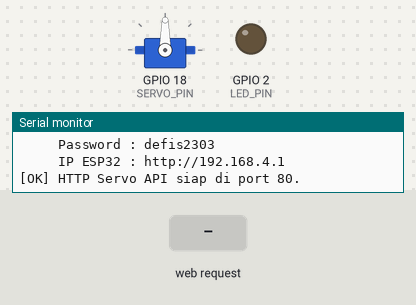
Simulated run of this sketch. Board: ESP32. Parts: servo, output pins drawn as LEDs (lit = HIGH), the last lines printed to the serial monitor. The inputs (shaded band) are chosen by the test bench. WiFi joins after 1.5 s; servers stay silent unless stated.

Above: at 4.9 s.
5.0 s: HTTP request GET /servo?cmd=DRY received
At 6.5 s:
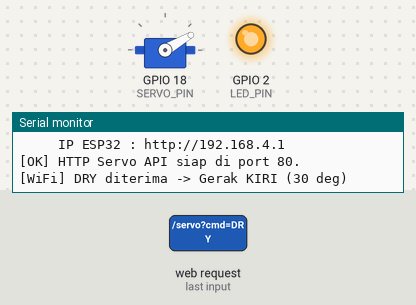
8.0 s: HTTP request GET /servo?cmd=WET received
10.2 s: HTTP request GET /servo?cmd=RESET received
At 10.37 s:
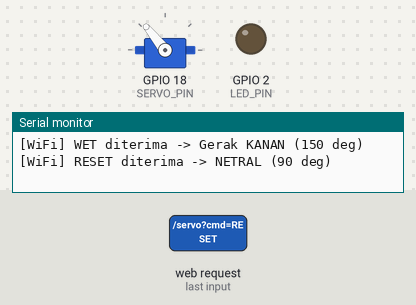
12.1 s: HTTP request GET /servo?cmd=WET received
At 13.1 s:
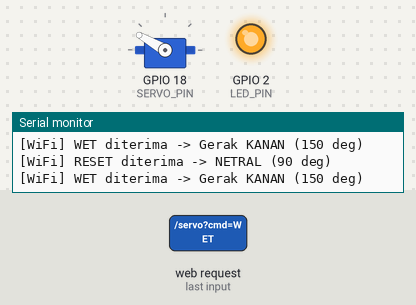
Timing chart, 0 to 15.0 s (numbered marks = the images above; inputs shaded):
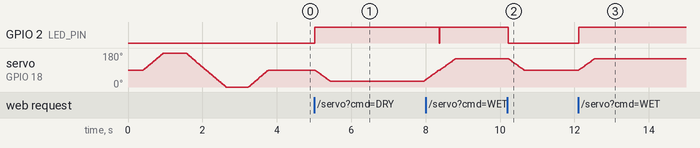

Measured:
- after the input at 5.0 s, GPIO 2 (LED_PIN): LOW → HIGH at once
- after the input at 10.2 s, GPIO 2 (LED_PIN): HIGH → LOW after 0.02 s instead of 1.5 s
- after the input at 12.1 s, GPIO 2 (LED_PIN): LOW → HIGH at once; servo on GPIO 18 (SERVO_PIN): moves from 90° to 150° over 0.41 s, starting at once

The sketch:

esp32_wifi_servo.ino
```cpp
/**
 * ============================================================================
 * Smart Trash Sorting System - ESP32 WiFi Servo Receiver (Plan A)
 * ============================================================================
 * Arsitektur:
 * - Browser (Laptop / HP) menjalankan AI Teachable Machine (3 kelas RGB 224x224)
 * - Browser mengirim perintah HTTP via WiFi:
 *     GET /servo?cmd=DRY   -> Servo Kiri  (30 deg), tahan 2.5s, kembali ke 90 deg
 *     GET /servo?cmd=WET   -> Servo Kanan (150 deg), tahan 2.5s, kembali ke 90 deg
 *     GET /servo?cmd=RESET -> Servo Netral (90 deg)
 *     GET /status          -> Cek status koneksi & sudut servo (JSON + CORS)
 *
 * Library Wajib: ESP32Servo (by Kevin Harrington)
 * Board        : ESP32 Dev Module (Partition default 4MB sudah cukup!)
 * ============================================================================
 */

#include <WiFi.h>
#include <WebServer.h>
#include <ESP32Servo.h>

// ============================================================================
// 1. KONFIGURASI WIFI
// ============================================================================
// Opsi A (Default): ESP32 membuat Hotspot sendiri (tinggal konek laptop/HP ke WiFi ini)
const char* AP_SSID     = "defis_esp";
const char* AP_PASSWORD = "defis2303";

// Opsi B (Opsional): Jika ingin ESP32 gabung ke WiFi rumah/hotspot HP, isi di bawah ini:
const char* STA_SSID     = "";
const char* STA_PASSWORD = "";

// ============================================================================
// 2. KONFIGURASI HARDWARE SERVO (GPIO 18)
// ============================================================================
const int SERVO_PIN = 18;
const int LED_PIN   = 2;

const int ANGLE_DRY   = 30;    // anorganic / Kiri
const int ANGLE_RESET = 90;    // background / Netral
const int ANGLE_WET   = 150;   // organic / Kanan

const unsigned long SORT_HOLD_MS = 2500;

Servo trashServo;
WebServer server(80);

int currentAngle = ANGLE_RESET;
bool isSortingActive = false;
unsigned long sortStartTime = 0;

void moveToAngleSmooth(int target, int stepDelayMs = 8) {
  if (target == currentAngle) return;
  int step = (target > currentAngle) ? 1 : -1;
  while (currentAngle != target) {
    currentAngle += step;
    trashServo.write(currentAngle);
    delay(stepDelayMs);
  }
}

void sendCorsHeaders() {
  server.sendHeader("Access-Control-Allow-Origin", "*");
  server.sendHeader("Access-Control-Allow-Methods", "GET, POST, OPTIONS");
  server.sendHeader("Access-Control-Allow-Headers", "Content-Type");
}

void handleOptions() {
  sendCorsHeaders();
  server.send(204);
}

void handleStatus() {
  sendCorsHeaders();
  String ip = (WiFi.status() == WL_CONNECTED) ? WiFi.localIP().toString() : WiFi.softAPIP().toString();
  String json = "{\"status\":\"ok\",\"angle\":" + String(currentAngle) + ",\"ip\":\"" + ip + "\"}";
  server.send(200, "application/json", json);
}

void handleServo() {
  sendCorsHeaders();
  String cmd = server.arg("cmd");
  cmd.toUpperCase();
  cmd.trim();

  if (cmd == "DRY") {
    server.send(200, "application/json", "{\"ok\":true,\"cmd\":\"DRY\",\"angle\":30}");
    delay(20);
    digitalWrite(LED_PIN, HIGH);
    Serial.println("[WiFi] DRY diterima -> Gerak KIRI (30 deg)");
    moveToAngleSmooth(ANGLE_DRY, 7);
    isSortingActive = true;
    sortStartTime = millis();
  } else if (cmd == "WET") {
    server.send(200, "application/json", "{\"ok\":true,\"cmd\":\"WET\",\"angle\":150}");
    delay(20);
    digitalWrite(LED_PIN, HIGH);
    Serial.println("[WiFi] WET diterima -> Gerak KANAN (150 deg)");
    moveToAngleSmooth(ANGLE_WET, 7);
    isSortingActive = true;
    sortStartTime = millis();
  } else if (cmd == "RESET") {
    server.send(200, "application/json", "{\"ok\":true,\"cmd\":\"RESET\",\"angle\":90}");
    delay(20);
    digitalWrite(LED_PIN, LOW);
    Serial.println("[WiFi] RESET diterima -> NETRAL (90 deg)");
    moveToAngleSmooth(ANGLE_RESET, 7);
    isSortingActive = false;
  } else {
    server.send(400, "application/json", "{\"ok\":false,\"error\":\"Gunakan cmd=DRY, WET, atau RESET\"}");
  }
}

void setup() {
  Serial.begin(115200);
  delay(400);
  pinMode(LED_PIN, OUTPUT);
  digitalWrite(LED_PIN, LOW);

  // 1. Inisialisasi Servo + Self-Test (180 -> 0 -> 90)
  ESP32PWM::allocateTimer(0);
  ESP32PWM::allocateTimer(1);
  ESP32PWM::allocateTimer(2);
  ESP32PWM::allocateTimer(3);
  trashServo.setPeriodHertz(50);
  trashServo.attach(SERVO_PIN, 500, 2400);

  Serial.println("\n==================================================");
  Serial.println("   SMART TRASH ESP32 - WIFI SERVO RECEIVER (PLAN A)");
  Serial.println("==================================================");
  Serial.println("[INFO] Self-Test Servo: 180 -> 0 -> 90...");
  moveToAngleSmooth(180, 6); delay(600);
  moveToAngleSmooth(0, 6);   delay(600);
  moveToAngleSmooth(ANGLE_RESET, 6);
  Serial.println("[OK] Servo standby di 90 deg.");

  // 2. Jalankan WiFi (STA jika diisi, jika tidak buat Hotspot AP)
  if (strlen(STA_SSID) > 0) {
    WiFi.mode(WIFI_STA);
    WiFi.begin(STA_SSID, STA_PASSWORD);
    Serial.printf("[INFO] Menghubungkan ke WiFi '%s'...", STA_SSID);
    int retry = 0;
    while (WiFi.status() != WL_CONNECTED && retry < 20) {
      delay(500); Serial.print("."); retry++;
    }
    if (WiFi.status() == WL_CONNECTED) {
      Serial.print("\n[OK] WiFi Terhubung! IP ESP32: http://");
      Serial.println(WiFi.localIP());
    }
  }

  if (WiFi.status() != WL_CONNECTED) {
    WiFi.mode(WIFI_AP);
    WiFi.softAP(AP_SSID, AP_PASSWORD);
    WiFi.setSleep(false);
    Serial.println("[OK] Hotspot ESP32 Aktif!");
    Serial.printf("     SSID     : %s\n", AP_SSID);
    Serial.printf("     Password : %s\n", AP_PASSWORD);
    Serial.print ("     IP ESP32 : http://");
    Serial.println(WiFi.softAPIP());
  }

  server.on("/status", HTTP_GET, handleStatus);
  server.on("/status", HTTP_OPTIONS, handleOptions);
  server.on("/servo", HTTP_GET, handleServo);
  server.on("/servo", HTTP_OPTIONS, handleOptions);
  server.begin();
  Serial.println("[OK] HTTP Servo API siap di port 80.");
}

void loop() {
  server.handleClient();

  if (isSortingActive && (millis() - sortStartTime >= SORT_HOLD_MS)) {
    Serial.println("[ESP32] Selesai memilah -> Kembali ke Netral (90 deg)");
    moveToAngleSmooth(ANGLE_RESET, 7);
    isSortingActive = false;
    digitalWrite(LED_PIN, LOW);
  }
}
```
